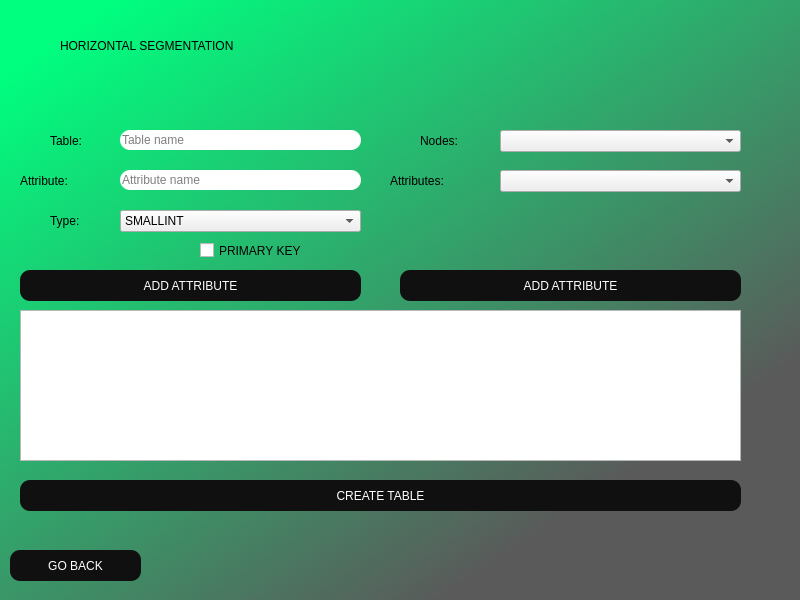
<?xml version="1.0" encoding="UTF-8"?>
<ui version="4.0">
 <class>MainWindow</class>
 <widget class="QMainWindow" name="MainWindow">
  <property name="geometry">
   <rect>
    <x>0</x>
    <y>0</y>
    <width>800</width>
    <height>600</height>
   </rect>
  </property>
  <property name="minimumSize">
   <size>
    <width>800</width>
    <height>600</height>
   </size>
  </property>
  <property name="maximumSize">
   <size>
    <width>800</width>
    <height>600</height>
   </size>
  </property>
  <property name="windowTitle">
   <string>MainWindow</string>
  </property>
  <property name="styleSheet">
   <string notr="true">QWidget#centralwidget{
	background-color: qlineargradient(spread:pad, x1:0.063, y1:0.068, x2:0.744318, y2:0.83, stop:0 rgba(0, 255, 127, 255), stop:1 rgba(90, 90, 90, 255));
}</string>
  </property>
  <widget class="QWidget" name="centralwidget">
   <widget class="QLabel" name="label">
    <property name="geometry">
     <rect>
      <x>60</x>
      <y>0</y>
      <width>691</width>
      <height>91</height>
     </rect>
    </property>
    <property name="styleSheet">
     <string notr="true">font: 75 36pt &quot;Arial&quot;;
color: black;</string>
    </property>
    <property name="text">
     <string>HORIZONTAL SEGMENTATION</string>
    </property>
   </widget>
   <widget class="QLabel" name="lblTableName">
    <property name="geometry">
     <rect>
      <x>50</x>
      <y>120</y>
      <width>81</width>
      <height>41</height>
     </rect>
    </property>
    <property name="styleSheet">
     <string notr="true">font: 75 16pt &quot;Arial&quot;;
color: black;</string>
    </property>
    <property name="text">
     <string>Table:</string>
    </property>
   </widget>
   <widget class="QLabel" name="lblNodes">
    <property name="geometry">
     <rect>
      <x>420</x>
      <y>120</y>
      <width>81</width>
      <height>41</height>
     </rect>
    </property>
    <property name="styleSheet">
     <string notr="true">font: 75 16pt &quot;Arial&quot;;
color: black;</string>
    </property>
    <property name="text">
     <string>Nodes:</string>
    </property>
   </widget>
   <widget class="QPushButton" name="btnCreate">
    <property name="geometry">
     <rect>
      <x>20</x>
      <y>480</y>
      <width>721</width>
      <height>31</height>
     </rect>
    </property>
    <property name="styleSheet">
     <string notr="true">border-radius: 10px;
font: 12pt &quot;Arial&quot;;
background-color: rgb(16, 16, 16);
color: rgb(255, 255, 255);

</string>
    </property>
    <property name="text">
     <string>CREATE TABLE</string>
    </property>
   </widget>
   <widget class="QComboBox" name="cbNodes">
    <property name="geometry">
     <rect>
      <x>500</x>
      <y>130</y>
      <width>241</width>
      <height>22</height>
     </rect>
    </property>
    <property name="styleSheet">
     <string notr="true">font: 12pt &quot;Arial&quot;;</string>
    </property>
   </widget>
   <widget class="QPushButton" name="btnGoBack">
    <property name="geometry">
     <rect>
      <x>10</x>
      <y>550</y>
      <width>131</width>
      <height>31</height>
     </rect>
    </property>
    <property name="styleSheet">
     <string notr="true">border-radius: 10px;
font: 12pt &quot;Arial&quot;;
background-color: rgb(16, 16, 16);
color: rgb(255, 255, 255);

</string>
    </property>
    <property name="text">
     <string>GO BACK</string>
    </property>
   </widget>
   <widget class="QLineEdit" name="inputName">
    <property name="geometry">
     <rect>
      <x>120</x>
      <y>130</y>
      <width>241</width>
      <height>20</height>
     </rect>
    </property>
    <property name="styleSheet">
     <string notr="true">border-radius: 10px;
font: 10pt &quot;Arial&quot;;</string>
    </property>
    <property name="text">
     <string/>
    </property>
    <property name="placeholderText">
     <string>Table name</string>
    </property>
   </widget>
   <widget class="QLabel" name="lblAttributeName">
    <property name="geometry">
     <rect>
      <x>20</x>
      <y>160</y>
      <width>81</width>
      <height>41</height>
     </rect>
    </property>
    <property name="styleSheet">
     <string notr="true">font: 75 16pt &quot;Arial&quot;;
color: black;</string>
    </property>
    <property name="text">
     <string>Attribute:</string>
    </property>
   </widget>
   <widget class="QLineEdit" name="inputAttributeName">
    <property name="geometry">
     <rect>
      <x>120</x>
      <y>170</y>
      <width>241</width>
      <height>20</height>
     </rect>
    </property>
    <property name="styleSheet">
     <string notr="true">border-radius: 10px;
font: 10pt &quot;Arial&quot;;</string>
    </property>
    <property name="text">
     <string/>
    </property>
    <property name="placeholderText">
     <string>Attribute name</string>
    </property>
   </widget>
   <widget class="QLabel" name="lblAttributeType">
    <property name="geometry">
     <rect>
      <x>50</x>
      <y>200</y>
      <width>81</width>
      <height>41</height>
     </rect>
    </property>
    <property name="styleSheet">
     <string notr="true">font: 75 16pt &quot;Arial&quot;;
color: black;</string>
    </property>
    <property name="text">
     <string>Type:</string>
    </property>
   </widget>
   <widget class="QComboBox" name="cbAttributesType">
    <property name="geometry">
     <rect>
      <x>120</x>
      <y>210</y>
      <width>241</width>
      <height>22</height>
     </rect>
    </property>
    <property name="styleSheet">
     <string notr="true">font: 12pt &quot;Arial&quot;;</string>
    </property>
    <item>
     <property name="text">
      <string>SMALLINT</string>
     </property>
    </item>
    <item>
     <property name="text">
      <string>INT</string>
     </property>
    </item>
    <item>
     <property name="text">
      <string>BIGINT</string>
     </property>
    </item>
    <item>
     <property name="text">
      <string>BOOLEAN</string>
     </property>
    </item>
    <item>
     <property name="text">
      <string>CHAR(50)</string>
     </property>
    </item>
    <item>
     <property name="text">
      <string>VARCHAR(50)</string>
     </property>
    </item>
    <item>
     <property name="text">
      <string>JSON</string>
     </property>
    </item>
    <item>
     <property name="text">
      <string>SERIAL</string>
     </property>
    </item>
    <item>
     <property name="text">
      <string>MONEY</string>
     </property>
    </item>
    <item>
     <property name="text">
      <string>DATE</string>
     </property>
    </item>
    <item>
     <property name="text">
      <string>TYMESTAMP</string>
     </property>
    </item>
    <item>
     <property name="text">
      <string>XML</string>
     </property>
    </item>
   </widget>
   <widget class="QListWidget" name="lstInsertedNodes">
    <property name="geometry">
     <rect>
      <x>20</x>
      <y>310</y>
      <width>721</width>
      <height>151</height>
     </rect>
    </property>
    <property name="styleSheet">
     <string notr="true">font: 16pt &quot;Arial&quot;;</string>
    </property>
   </widget>
   <widget class="QPushButton" name="btnAddAttribute">
    <property name="geometry">
     <rect>
      <x>20</x>
      <y>270</y>
      <width>341</width>
      <height>31</height>
     </rect>
    </property>
    <property name="styleSheet">
     <string notr="true">border-radius: 10px;
font: 12pt &quot;Arial&quot;;
background-color: rgb(16, 16, 16);
color: rgb(255, 255, 255);

</string>
    </property>
    <property name="text">
     <string>ADD ATTRIBUTE</string>
    </property>
   </widget>
   <widget class="QComboBox" name="cbAttributes">
    <property name="geometry">
     <rect>
      <x>500</x>
      <y>170</y>
      <width>241</width>
      <height>22</height>
     </rect>
    </property>
    <property name="styleSheet">
     <string notr="true">font: 12pt &quot;Arial&quot;;</string>
    </property>
   </widget>
   <widget class="QLabel" name="lblNodes_2">
    <property name="geometry">
     <rect>
      <x>390</x>
      <y>160</y>
      <width>101</width>
      <height>41</height>
     </rect>
    </property>
    <property name="styleSheet">
     <string notr="true">font: 75 16pt &quot;Arial&quot;;
color: black;</string>
    </property>
    <property name="text">
     <string>Attributes:</string>
    </property>
   </widget>
   <widget class="QPushButton" name="btnAddAttribute_2">
    <property name="geometry">
     <rect>
      <x>400</x>
      <y>270</y>
      <width>341</width>
      <height>31</height>
     </rect>
    </property>
    <property name="styleSheet">
     <string notr="true">border-radius: 10px;
font: 12pt &quot;Arial&quot;;
background-color: rgb(16, 16, 16);
color: rgb(255, 255, 255);

</string>
    </property>
    <property name="text">
     <string>ADD ATTRIBUTE</string>
    </property>
   </widget>
   <widget class="QCheckBox" name="chbPrimaryKey">
    <property name="geometry">
     <rect>
      <x>200</x>
      <y>240</y>
      <width>161</width>
      <height>21</height>
     </rect>
    </property>
    <property name="styleSheet">
     <string notr="true">font: 16pt &quot;Arial&quot;;</string>
    </property>
    <property name="text">
     <string>PRIMARY KEY</string>
    </property>
   </widget>
  </widget>
 </widget>
 <resources/>
 <connections/>
</ui>
